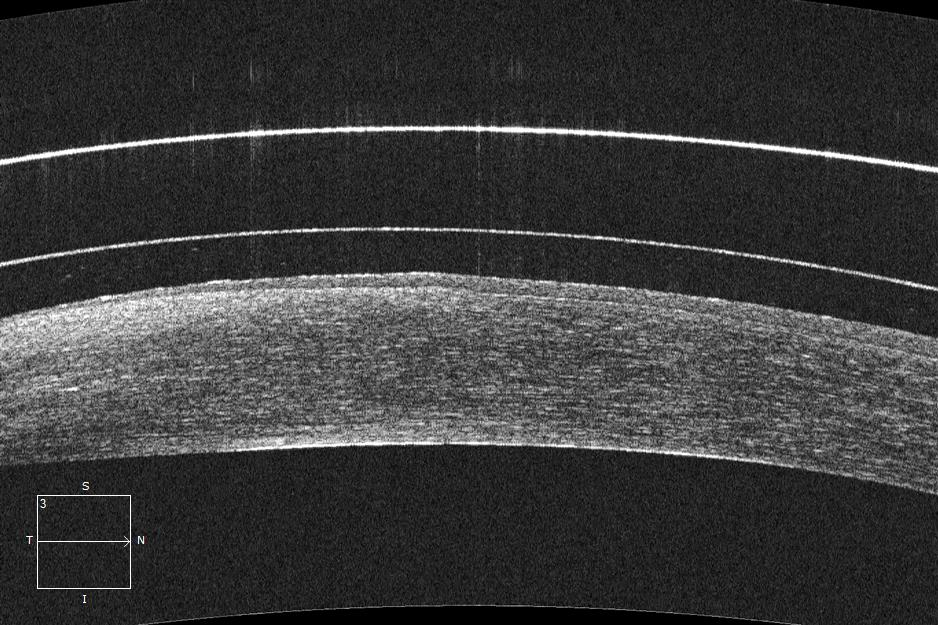
#> input picture release1.0/as-oct images/1.jpeg, 938 x 625 px, given as the content of the folder ../res/pictures/case5, which was not available
$ python oneCase.py 5
#> lines starting #> are read from the running program, lines starting #| are printed output that depends on the picture; after the words box and inside, x2 and y2 are one past the last pixel; in counts of white or black regions, pixels touching at a corner belong together; pictures that were not available may be replaced by others from this repository, and a replacement may not be noted
#!/usr/bin/python3
import sys
import cv2
import numpy as np
import scipy.ndimage as ndimage
from os import listdir
from matplotlib import pyplot as plt

casesPath = "../res/pictures"
saveImagePath = "../res/results"


def imageImprovement(readImage):
    improvedImage = readImage
    #Difuminado
    #Mediana
    improvedImage = cv2.medianBlur(improvedImage, 5)
    #Gausiana
    improvedImage = cv2.GaussianBlur(improvedImage, (3, 3), 0)

    #Ecualizacion adaptativa clahe
    claheOfImage = cv2.createCLAHE(clipLimit=2.0, tileGridSize=(4, 4))
    improvedImage = claheOfImage.apply(improvedImage)
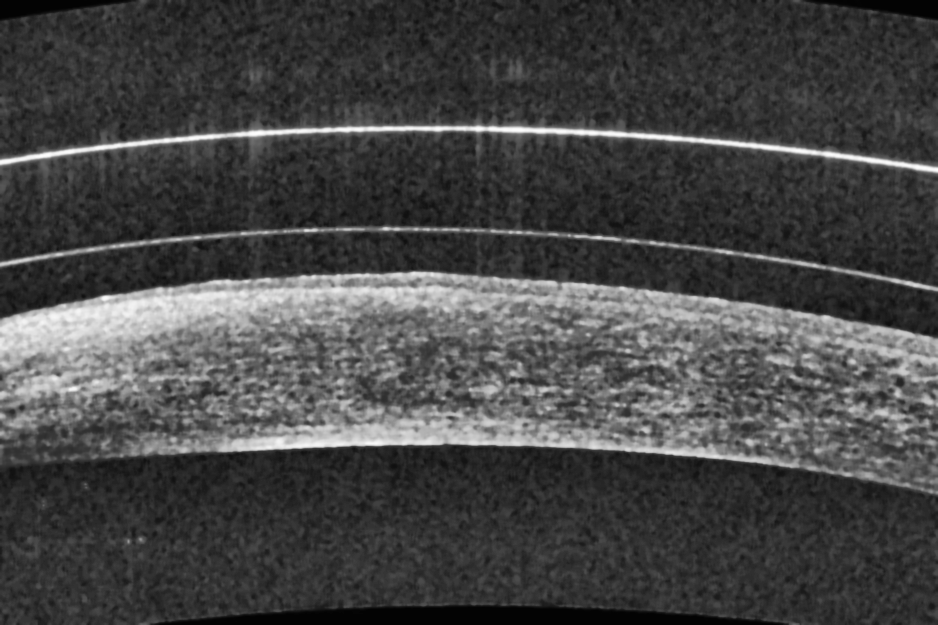
#> improvedImage: shape (625, 938); min 3, max 254, mean 70.1

    #Umbralización OTSU
    _,improvedImage = cv2.threshold(improvedImage,0,255,cv2.THRESH_BINARY+cv2.THRESH_OTSU)
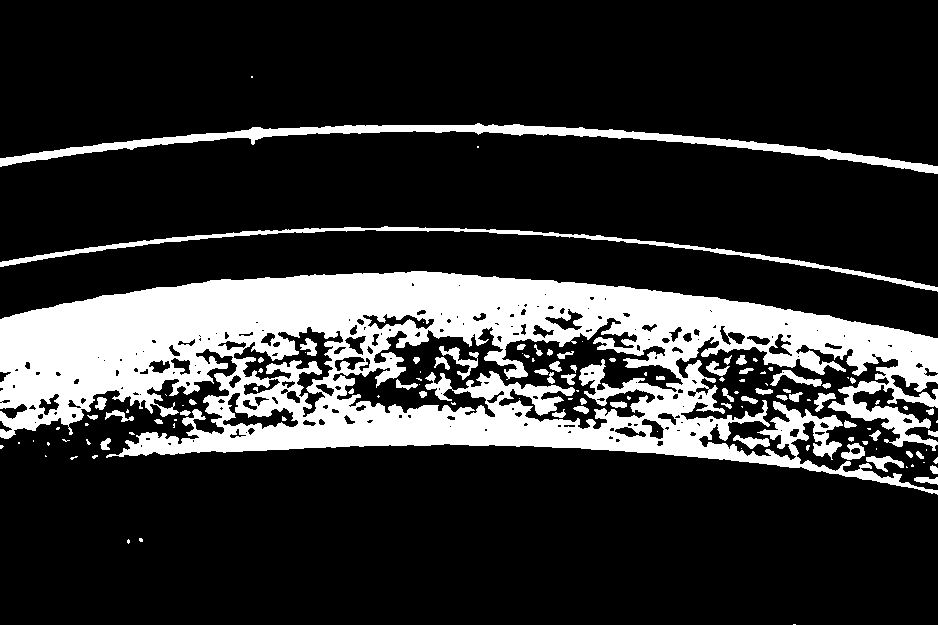
#> improvedImage: shape (625, 938); 19.9% white; 125 white regions (64 under 20 px), largest, box (x1, y1, x2, y2) and area: (0, 271, 938, 495) 100214, (0, 123, 938, 174) 7171, (0, 226, 938, 292) 3792

    return improvedImage

def imageMorphology(readImage):
    morphImage = readImage

    closeKernel = np.ones((3,3),np.uint8)
    morphImage = cv2.morphologyEx(morphImage, cv2.MORPH_CLOSE, closeKernel)
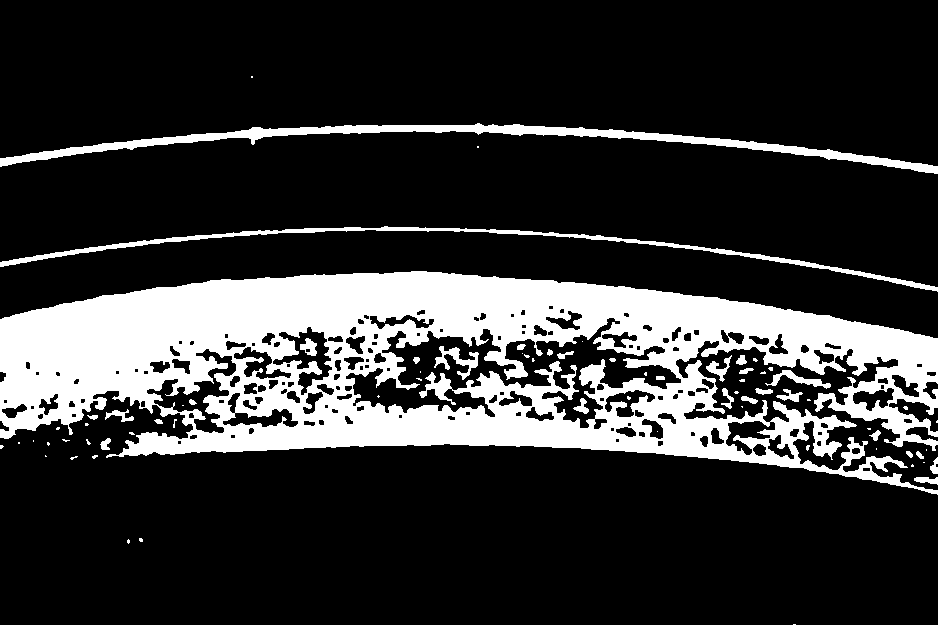
#> morphImage: shape (625, 938); 20.3% white; 74 white regions (44 under 20 px), largest, box (x1, y1, x2, y2) and area: (0, 271, 938, 495) 104653, (0, 123, 938, 174) 7183, (0, 226, 938, 292) 3807
    morphImage = cv2.morphologyEx(morphImage, cv2.MORPH_CLOSE, closeKernel)
    morphImage = cv2.morphologyEx(morphImage, cv2.MORPH_CLOSE, closeKernel)

    return morphImage

def preprocessImage(readImage):
    preprocessedImage = readImage

    improvedImage = imageImprovement(preprocessedImage)
    preprocessedImage = imageMorphology(improvedImage)

    return preprocessedImage, improvedImage

def edgeDetection(readImage):
    edgeDetected = readImage
    edgeDetected = cv2.Canny(edgeDetected,450,100,L2gradient=True)
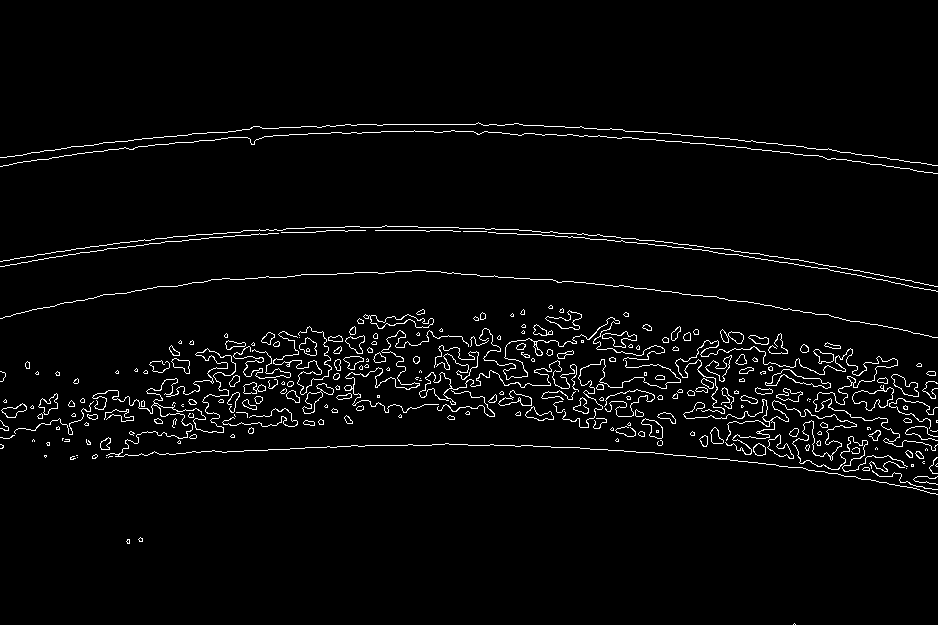
#> edgeDetected: shape (625, 938); 3.1% white in thin lines or dots, all inside (x1, y1, x2, y2) = (0, 122, 938, 625)
    return edgeDetected

def linesDetection(readImage, initImage):
    minLineLength = 300
    maxLineGap = 7
    lines = cv2.HoughLinesP(readImage,1,np.pi/180,15,minLineLength,maxLineGap)
#> lines = 192 rows, first 6: [365, 445, 407, 445], [611, 401, 618, 401], [596, 418, 606, 419], [642, 424, 649, 424], [834, 410, 844, 410], [271, 233, 278, 233]
    for x in range(0, len(lines)):
        for x1,y1,x2,y2 in lines[x]:
            cv2.line(initImage,(x1,y1),(x2,y2),(255,255,255),2)
    return initImage

def seeComparative(initialImage,images):
    comparative = initialImage
    for image in images:
        comparative = np.concatenate((comparative,image), axis=1)
#> this loop made 4 passes
#> pass 1, in seeComparative, `comparative = np.concatenate((comparative,image), axis=1)`:
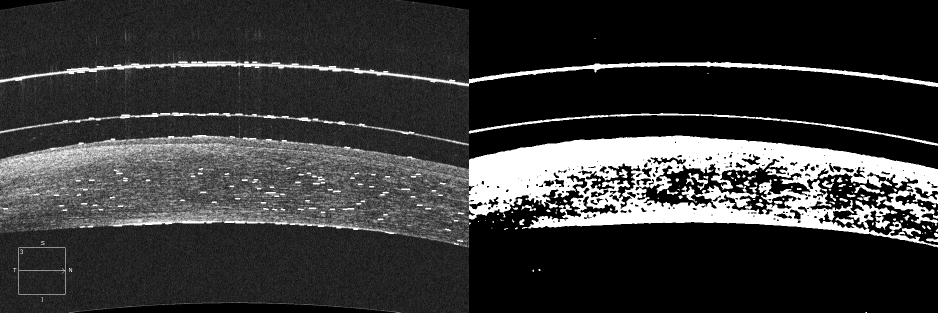
#> comparative: shape (625, 1876) (shown at 1/2 size); min 0, max 255, mean 54.9
#> pass 3, in seeComparative, `comparative = np.concatenate((comparative,image), axis=1)`:
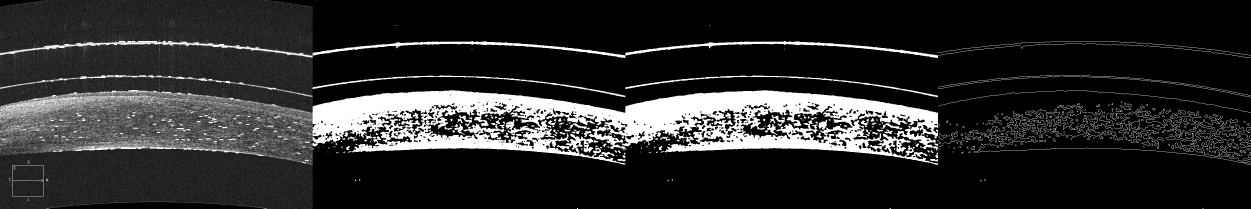
#> comparative: shape (625, 3752) (shown at 1/3 size); min 0, max 255, mean 42.4
#> after the loop:
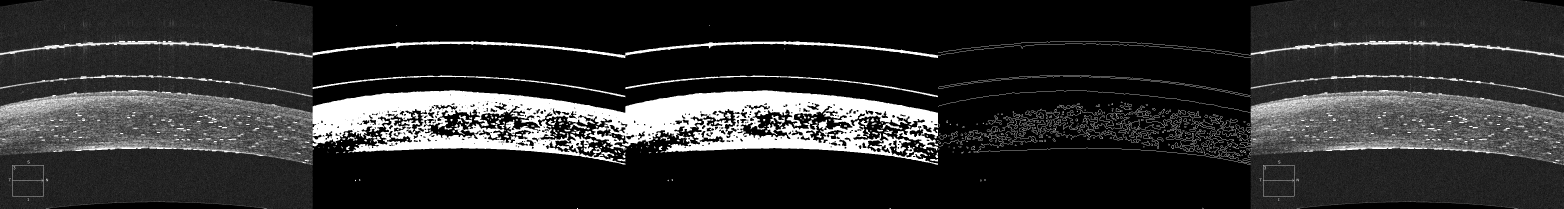
#> comparative: shape (625, 4690) (shown at 1/3 size); min 0, max 255, mean 45.7
    plt.imshow(comparative)
    mng = plt.get_current_fig_manager()
    #mng.resize(*mng.window.maxsize())
    mng.full_screen_toggle()
    plt.show()

def seeResult(resultImage, imageName):
    plt.imshow(resultImage)
    plt.show()

def saveComparative(image, imageName, folderPath):
	cv2.imwrite(saveImagePath+"/"+folderPath+"/"+"comparative "+imageName,image)

def main():
    if (len(sys.argv) == 2 and (int(sys.argv[1])>=0) and (int(sys.argv[1]) <= 17)):
        casePath = casesPath+"/case"+str(sys.argv[1])
        for imageName in listdir(casePath):
            imageRoute = casePath+"/"+imageName
            readImage = cv2.imread(imageRoute,0)
            preprocessedImage, improvedImage = preprocessImage(readImage)
            edgeDetected = edgeDetection(preprocessedImage)
            linesDetected = linesDetection(edgeDetected, readImage)
            seeComparative(readImage,[improvedImage, preprocessedImage, edgeDetected, linesDetected])
    else:
        print("Introducir numero de caso (0-17), solo uno")

main()
